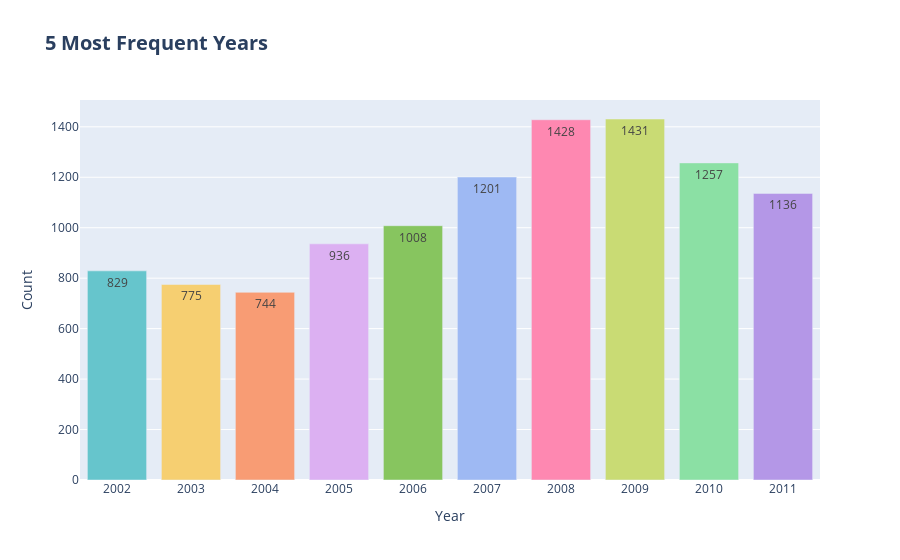

Write notebook code for a chart like this one.
### Markdown cell above
#### 출시년도 빈도 분포

### Code cell
# 시각화에 사용될 데이터  
release = vgData['Year'].value_counts()
release = release.to_frame()
release = release.reset_index()
release.columns = ['Year', 'Count']
release = release.sort_values('Count', ascending=False)
top10 = release.head(10)
top10 = top10.sort_values('Year', ascending=True)
top10['Year'] = top10['Year'].astype('str')

# 시각화
fig = px.bar(data_frame=top10,
             x='Year', y='Count', 
             text_auto=True, 
             title='<b>5 Most Frequent Years</b>',
             color='Year',
             color_discrete_sequence=px.colors.qualitative.Pastel)
fig.update_layout(
    title_font_size = 20,
    showlegend = False
)
fig.show()

### Figure 1 — Plotly figure (JSON) as saved in the notebook; plotly's stock layout.template omitted (floating-point values rounded to 4 significant figures)
{"data": [{"alignmentgroup": "True", "hovertemplate": "Year=%{x}<br>Count=%{y}<extra></extra>", "legendgroup": "2002", "marker": {"color": "rgb(102, 197, 204)", "pattern": {"shape": ""}}, "name": "2002", "offsetgroup": "2002", "orientation": "v", "showlegend": true, "textposition": "auto", "texttemplate": "%{y}", "type": "bar", "x": ["2002"], "xaxis": "x", "y": [829], "yaxis": "y"}, {"alignmentgroup": "True", "hovertemplate": "Year=%{x}<br>Count=%{y}<extra></extra>", "legendgroup": "2003", "marker": {"color": "rgb(246, 207, 113)", "pattern": {"shape": ""}}, "name": "2003", "offsetgroup": "2003", "orientation": "v", "showlegend": true, "textposition": "auto", "texttemplate": "%{y}", "type": "bar", "x": ["2003"], "xaxis": "x", "y": [775], "yaxis": "y"}, {"alignmentgroup": "True", "hovertemplate": "Year=%{x}<br>Count=%{y}<extra></extra>", "legendgroup": "2004", "marker": {"color": "rgb(248, 156, 116)", "pattern": {"shape": ""}}, "name": "2004", "offsetgroup": "2004", "orientation": "v", "showlegend": true, "textposition": "auto", "texttemplate": "%{y}", "type": "bar", "x": ["2004"], "xaxis": "x", "y": [744], "yaxis": "y"}, {"alignmentgroup": "True", "hovertemplate": "Year=%{x}<br>Count=%{y}<extra></extra>", "legendgroup": "2005", "marker": {"color": "rgb(220, 176, 242)", "pattern": {"shape": ""}}, "name": "2005", "offsetgroup": "2005", "orientation": "v", "showlegend": true, "textposition": "auto", "texttemplate": "%{y}", "type": "bar", "x": ["2005"], "xaxis": "x", "y": [936], "yaxis": "y"}, {"alignmentgroup": "True", "hovertemplate": "Year=%{x}<br>Count=%{y}<extra></extra>", "legendgroup": "2006", "marker": {"color": "rgb(135, 197, 95)", "pattern": {"shape": ""}}, "name": "2006", "offsetgroup": "2006", "orientation": "v", "showlegend": true, "textposition": "auto", "texttemplate": "%{y}", "type": "bar", "x": ["2006"], "xaxis": "x", "y": [1008], "yaxis": "y"}, {"alignmentgroup": "True", "hovertemplate": "Year=%{x}<br>Count=%{y}<extra></extra>", "legendgroup": "2007", "marker": {"color": "rgb(158, 185, 243)", "pattern": {"shape": ""}}, "name": "2007", "offsetgroup": "2007", "orientation": "v", "showlegend": true, "textposition": "auto", "texttemplate": "%{y}", "type": "bar", "x": ["2007"], "xaxis": "x", "y": [1201], "yaxis": "y"}, {"alignmentgroup": "True", "hovertemplate": "Year=%{x}<br>Count=%{y}<extra></extra>", "legendgroup": "2008", "marker": {"color": "rgb(254, 136, 177)", "pattern": {"shape": ""}}, "name": "2008", "offsetgroup": "2008", "orientation": "v", "showlegend": true, "textposition": "auto", "texttemplate": "%{y}", "type": "bar", "x": ["2008"], "xaxis": "x", "y": [1428], "yaxis": "y"}, {"alignmentgroup": "True", "hovertemplate": "Year=%{x}<br>Count=%{y}<extra></extra>", "legendgroup": "2009", "marker": {"color": "rgb(201, 219, 116)", "pattern": {"shape": ""}}, "name": "2009", "offsetgroup": "2009", "orientation": "v", "showlegend": true, "textposition": "auto", "texttemplate": "%{y}", "type": "bar", "x": ["2009"], "xaxis": "x", "y": [1431], "yaxis": "y"}, {"alignmentgroup": "True", "hovertemplate": "Year=%{x}<br>Count=%{y}<extra></extra>", "legendgroup": "2010", "marker": {"color": "rgb(139, 224, 164)", "pattern": {"shape": ""}}, "name": "2010", "offsetgroup": "2010", "orientation": "v", "showlegend": true, "textposition": "auto", "texttemplate": "%{y}", "type": "bar", "x": ["2010"], "xaxis": "x", "y": [1257], "yaxis": "y"}, {"alignmentgroup": "True", "hovertemplate": "Year=%{x}<br>Count=%{y}<extra></extra>", "legendgroup": "2011", "marker": {"color": "rgb(180, 151, 231)", "pattern": {"shape": ""}}, "name": "2011", "offsetgroup": "2011", "orientation": "v", "showlegend": true, "textposition": "auto", "texttemplate": "%{y}", "type": "bar", "x": ["2011"], "xaxis": "x", "y": [1136], "yaxis": "y"}], "layout": {"barmode": "relative", "legend": {"title": {"text": "Year"}, "tracegroupgap": 0}, "showlegend": false, "title": {"font": {"size": 20}, "text": "<b>5 Most Frequent Years</b>"}, "xaxis": {"anchor": "y", "categoryarray": ["2002", "2003", "2004", "2005", "2006", "2007", "2008", "2009", "2010", "2011"], "categoryorder": "array", "domain": [0, 1], "title": {"text": "Year"}}, "yaxis": {"anchor": "x", "domain": [0, 1], "title": {"text": "Count"}}}}
